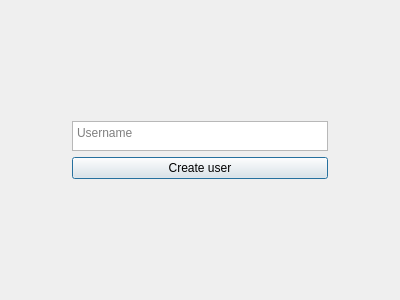
<?xml version="1.0" encoding="UTF-8"?>
<ui version="4.0">
 <class>Dialog</class>
 <widget class="QDialog" name="Dialog">
  <property name="geometry">
   <rect>
    <x>0</x>
    <y>0</y>
    <width>400</width>
    <height>300</height>
   </rect>
  </property>
  <property name="windowTitle">
   <string>Dialog</string>
  </property>
  <layout class="QGridLayout" name="gridLayout_2">
   <item row="0" column="1">
    <spacer name="verticalSpacer">
     <property name="orientation">
      <enum>Qt::Vertical</enum>
     </property>
     <property name="sizeHint" stdset="0">
      <size>
       <width>20</width>
       <height>87</height>
      </size>
     </property>
    </spacer>
   </item>
   <item row="1" column="0">
    <spacer name="horizontalSpacer">
     <property name="orientation">
      <enum>Qt::Horizontal</enum>
     </property>
     <property name="sizeHint" stdset="0">
      <size>
       <width>53</width>
       <height>20</height>
      </size>
     </property>
    </spacer>
   </item>
   <item row="1" column="1">
    <layout class="QGridLayout" name="gridLayout">
     <item row="0" column="0">
      <widget class="QPlainTextEdit" name="register_username">
       <property name="minimumSize">
        <size>
         <width>0</width>
         <height>30</height>
        </size>
       </property>
       <property name="maximumSize">
        <size>
         <width>16777215</width>
         <height>30</height>
        </size>
       </property>
       <property name="placeholderText">
        <string>Username</string>
       </property>
      </widget>
     </item>
     <item row="1" column="0">
      <widget class="QPushButton" name="register_create_btn">
       <property name="text">
        <string>Create user</string>
       </property>
      </widget>
     </item>
    </layout>
   </item>
   <item row="1" column="2">
    <spacer name="horizontalSpacer_2">
     <property name="orientation">
      <enum>Qt::Horizontal</enum>
     </property>
     <property name="sizeHint" stdset="0">
      <size>
       <width>53</width>
       <height>20</height>
      </size>
     </property>
    </spacer>
   </item>
   <item row="2" column="1">
    <spacer name="verticalSpacer_2">
     <property name="orientation">
      <enum>Qt::Vertical</enum>
     </property>
     <property name="sizeHint" stdset="0">
      <size>
       <width>20</width>
       <height>87</height>
      </size>
     </property>
    </spacer>
   </item>
  </layout>
 </widget>
 <resources/>
 <connections/>
</ui>
